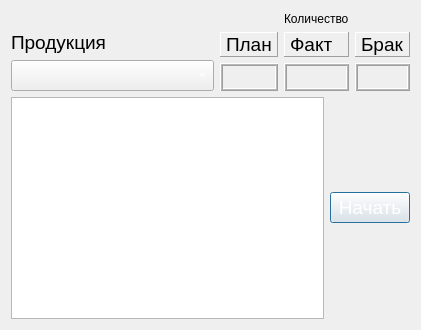
<?xml version="1.0" encoding="UTF-8"?>
<ui version="4.0">
 <class>Dialog</class>
 <widget class="QDialog" name="Dialog">
  <property name="geometry">
   <rect>
    <x>0</x>
    <y>0</y>
    <width>421</width>
    <height>330</height>
   </rect>
  </property>
  <property name="windowTitle">
   <string>Dialog</string>
  </property>
  <layout class="QGridLayout" name="gridLayout">
   <item row="1" column="1" colspan="2">
    <layout class="QVBoxLayout" name="verticalLayout">
     <item>
      <widget class="QLabel" name="label_9">
       <property name="text">
        <string/>
       </property>
      </widget>
     </item>
     <item>
      <widget class="QLabel" name="label_5">
       <property name="sizePolicy">
        <sizepolicy hsizetype="Preferred" vsizetype="Minimum">
         <horstretch>0</horstretch>
         <verstretch>0</verstretch>
        </sizepolicy>
       </property>
       <property name="maximumSize">
        <size>
         <width>16777215</width>
         <height>30</height>
        </size>
       </property>
       <property name="font">
        <font>
         <pointsize>14</pointsize>
        </font>
       </property>
       <property name="text">
        <string>Продукция</string>
       </property>
      </widget>
     </item>
     <item>
      <widget class="QComboBox" name="comboBox">
       <property name="sizePolicy">
        <sizepolicy hsizetype="Preferred" vsizetype="Maximum">
         <horstretch>0</horstretch>
         <verstretch>0</verstretch>
        </sizepolicy>
       </property>
       <property name="font">
        <font>
         <pointsize>14</pointsize>
         <weight>50</weight>
         <bold>false</bold>
        </font>
       </property>
       <property name="styleSheet">
        <string notr="true">color: rgb(255, 255, 255);</string>
       </property>
      </widget>
     </item>
    </layout>
   </item>
   <item row="1" column="3">
    <layout class="QGridLayout" name="gridLayout_2">
     <item row="1" column="0">
      <widget class="QLabel" name="label">
       <property name="font">
        <font>
         <pointsize>14</pointsize>
         <weight>50</weight>
         <bold>false</bold>
        </font>
       </property>
       <property name="frameShape">
        <enum>QFrame::Panel</enum>
       </property>
       <property name="frameShadow">
        <enum>QFrame::Raised</enum>
       </property>
       <property name="lineWidth">
        <number>1</number>
       </property>
       <property name="midLineWidth">
        <number>1</number>
       </property>
       <property name="text">
        <string>План</string>
       </property>
      </widget>
     </item>
     <item row="1" column="2">
      <widget class="QLabel" name="label_2">
       <property name="font">
        <font>
         <pointsize>14</pointsize>
        </font>
       </property>
       <property name="frameShape">
        <enum>QFrame::Panel</enum>
       </property>
       <property name="frameShadow">
        <enum>QFrame::Raised</enum>
       </property>
       <property name="midLineWidth">
        <number>1</number>
       </property>
       <property name="text">
        <string>Брак</string>
       </property>
      </widget>
     </item>
     <item row="2" column="0">
      <widget class="QLabel" name="label_6">
       <property name="font">
        <font>
         <pointsize>14</pointsize>
         <weight>50</weight>
         <bold>false</bold>
         <strikeout>false</strikeout>
        </font>
       </property>
       <property name="styleSheet">
        <string notr="true">color: rgb(255, 255, 255);</string>
       </property>
       <property name="frameShape">
        <enum>QFrame::Box</enum>
       </property>
       <property name="frameShadow">
        <enum>QFrame::Raised</enum>
       </property>
       <property name="midLineWidth">
        <number>1</number>
       </property>
       <property name="text">
        <string/>
       </property>
      </widget>
     </item>
     <item row="2" column="1">
      <widget class="QLabel" name="label_7">
       <property name="font">
        <font>
         <pointsize>14</pointsize>
         <weight>50</weight>
         <bold>false</bold>
        </font>
       </property>
       <property name="styleSheet">
        <string notr="true">color: rgb(255, 255, 255);</string>
       </property>
       <property name="frameShape">
        <enum>QFrame::Box</enum>
       </property>
       <property name="frameShadow">
        <enum>QFrame::Raised</enum>
       </property>
       <property name="midLineWidth">
        <number>1</number>
       </property>
       <property name="text">
        <string/>
       </property>
      </widget>
     </item>
     <item row="2" column="2">
      <widget class="QLabel" name="label_8">
       <property name="font">
        <font>
         <pointsize>14</pointsize>
         <weight>50</weight>
         <bold>false</bold>
        </font>
       </property>
       <property name="styleSheet">
        <string notr="true">color: rgb(255, 255, 255);</string>
       </property>
       <property name="frameShape">
        <enum>QFrame::Box</enum>
       </property>
       <property name="frameShadow">
        <enum>QFrame::Raised</enum>
       </property>
       <property name="midLineWidth">
        <number>1</number>
       </property>
       <property name="text">
        <string/>
       </property>
      </widget>
     </item>
     <item row="1" column="1">
      <widget class="QLabel" name="label_3">
       <property name="font">
        <font>
         <pointsize>14</pointsize>
        </font>
       </property>
       <property name="frameShape">
        <enum>QFrame::Panel</enum>
       </property>
       <property name="frameShadow">
        <enum>QFrame::Raised</enum>
       </property>
       <property name="midLineWidth">
        <number>1</number>
       </property>
       <property name="text">
        <string>Факт</string>
       </property>
      </widget>
     </item>
     <item row="0" column="1">
      <widget class="QLabel" name="label_4">
       <property name="sizePolicy">
        <sizepolicy hsizetype="Preferred" vsizetype="Fixed">
         <horstretch>0</horstretch>
         <verstretch>0</verstretch>
        </sizepolicy>
       </property>
       <property name="maximumSize">
        <size>
         <width>16777215</width>
         <height>30</height>
        </size>
       </property>
       <property name="text">
        <string>Количество</string>
       </property>
      </widget>
     </item>
    </layout>
   </item>
   <item row="2" column="1" colspan="3">
    <layout class="QGridLayout" name="gridLayout_3">
     <item row="0" column="1">
      <widget class="QPushButton" name="pushButton">
       <property name="font">
        <font>
         <pointsize>14</pointsize>
         <weight>50</weight>
         <bold>false</bold>
        </font>
       </property>
       <property name="styleSheet">
        <string notr="true">color: rgb(255, 255, 255);</string>
       </property>
       <property name="text">
        <string>Начать</string>
       </property>
      </widget>
     </item>
     <item row="0" column="0">
      <widget class="QTextEdit" name="textEdit"/>
     </item>
    </layout>
   </item>
  </layout>
 </widget>
 <resources/>
 <connections/>
</ui>
